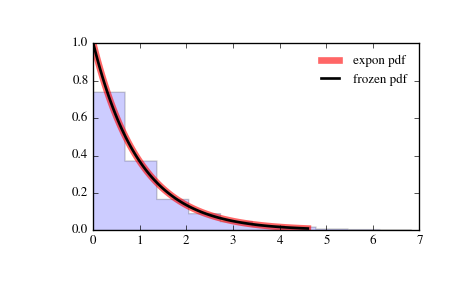

Reproduce this figure in Python.
from scipy.stats import expon
import matplotlib.pyplot as plt
fig, ax = plt.subplots(1, 1)

# Calculate a few first moments:

mean, var, skew, kurt = expon.stats(moments='mvsk')

# Display the probability density function (``pdf``):

x = np.linspace(expon.ppf(0.01),
                expon.ppf(0.99), 100)
ax.plot(x, expon.pdf(x),
       'r-', lw=5, alpha=0.6, label='expon pdf')

# Alternatively, the distribution object can be called (as a function)
# to fix the shape, location and scale parameters. This returns a "frozen"
# RV object holding the given parameters fixed.

# Freeze the distribution and display the frozen ``pdf``:

rv = expon()
ax.plot(x, rv.pdf(x), 'k-', lw=2, label='frozen pdf')

# Check accuracy of ``cdf`` and ``ppf``:

vals = expon.ppf([0.001, 0.5, 0.999])
np.allclose([0.001, 0.5, 0.999], expon.cdf(vals))
# True

# Generate random numbers:

r = expon.rvs(size=1000)

# And compare the histogram:

ax.hist(r, normed=True, histtype='stepfilled', alpha=0.2)
ax.legend(loc='best', frameon=False)
plt.show()
